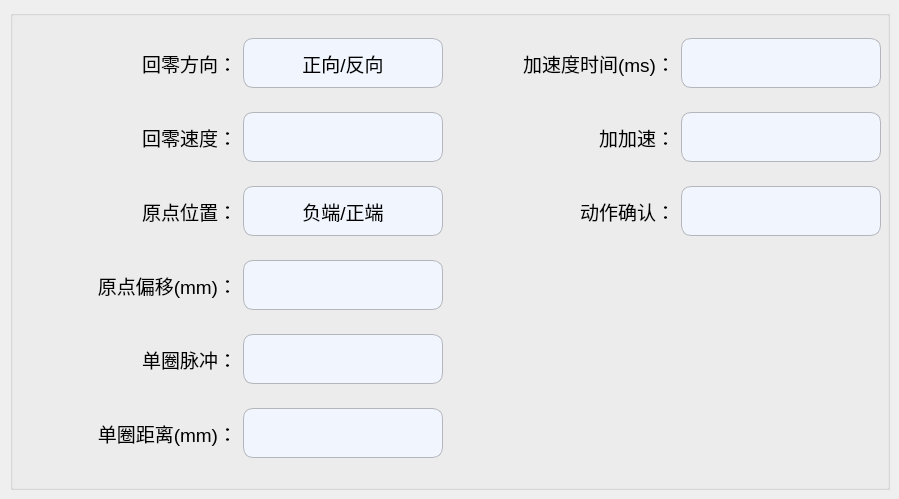
     <widget class="QWidget" name="page_6">
      <widget class="QGroupBox" name="groupBox_2">
       <property name="geometry">
        <rect>
         <x>10</x>
         <y>10</y>
         <width>880</width>
         <height>480</height>
        </rect>
       </property>
       <property name="minimumSize">
        <size>
         <width>880</width>
         <height>480</height>
        </size>
       </property>
       <property name="maximumSize">
        <size>
         <width>880</width>
         <height>480</height>
        </size>
       </property>
       <property name="styleSheet">
        <string notr="true"/>
       </property>
       <property name="title">
        <string/>
       </property>
       <widget class="QWidget" name="layoutWidget">
        <property name="geometry">
         <rect>
          <x>0</x>
          <y>10</y>
          <width>871</width>
          <height>461</height>
         </rect>
        </property>
        <layout class="QGridLayout" name="gridLayout_2">
         <item row="0" column="0">
          <widget class="QLabel" name="label_53">
           <property name="font">
            <font>
             <pointsize>14</pointsize>
            </font>
           </property>
           <property name="text">
            <string>回零方向：</string>
           </property>
           <property name="alignment">
            <set>Qt::AlignRight|Qt::AlignTrailing|Qt::AlignVCenter</set>
           </property>
          </widget>
         </item>
         <item row="0" column="2">
          <widget class="QLabel" name="label_63">
           <property name="font">
            <font>
             <pointsize>14</pointsize>
            </font>
           </property>
           <property name="text">
            <string>加速度时间(ms)：</string>
           </property>
           <property name="alignment">
            <set>Qt::AlignRight|Qt::AlignTrailing|Qt::AlignVCenter</set>
           </property>
          </widget>
         </item>
         <item row="0" column="3">
          <widget class="QLineEdit" name="Edit_speedUpTime">
           <property name="minimumSize">
            <size>
             <width>200</width>
             <height>50</height>
            </size>
           </property>
           <property name="maximumSize">
            <size>
             <width>200</width>
             <height>50</height>
            </size>
           </property>
           <property name="styleSheet">
            <string notr="true">QLineEdit
{
    background-color:#F1F5FE;
    border-style:solid; /*边框风格*/
    border-width:1px;/*边框宽度*/
    border-color:#B4B6BC; /*边框颜色*/
    border-radius:10px; /*边框倒角*/
}</string>
           </property>
          </widget>
         </item>
         <item row="1" column="0">
          <widget class="QLabel" name="label_54">
           <property name="font">
            <font>
             <pointsize>14</pointsize>
            </font>
           </property>
           <property name="text">
            <string>回零速度：</string>
           </property>
           <property name="alignment">
            <set>Qt::AlignRight|Qt::AlignTrailing|Qt::AlignVCenter</set>
           </property>
          </widget>
         </item>
         <item row="1" column="1">
          <widget class="QLineEdit" name="Edit_back0Speed">
           <property name="minimumSize">
            <size>
             <width>200</width>
             <height>50</height>
            </size>
           </property>
           <property name="maximumSize">
            <size>
             <width>200</width>
             <height>50</height>
            </size>
           </property>
           <property name="styleSheet">
            <string notr="true">QLineEdit
{
    background-color:#F1F5FE;
    border-style:solid; /*边框风格*/
    border-width:1px;/*边框宽度*/
    border-color:#B4B6BC; /*边框颜色*/
    border-radius:10px; /*边框倒角*/
}</string>
           </property>
          </widget>
         </item>
         <item row="1" column="2">
          <widget class="QLabel" name="label_60">
           <property name="font">
            <font>
             <pointsize>14</pointsize>
            </font>
           </property>
           <property name="text">
            <string>加加速：</string>
           </property>
           <property name="alignment">
            <set>Qt::AlignRight|Qt::AlignTrailing|Qt::AlignVCenter</set>
           </property>
          </widget>
         </item>
         <item row="1" column="3">
          <widget class="QLineEdit" name="Edit_speedUp">
           <property name="minimumSize">
            <size>
             <width>200</width>
             <height>50</height>
            </size>
           </property>
           <property name="maximumSize">
            <size>
             <width>200</width>
             <height>50</height>
            </size>
           </property>
           <property name="styleSheet">
            <string notr="true">QLineEdit
{
    background-color:#F1F5FE;
    border-style:solid; /*边框风格*/
    border-width:1px;/*边框宽度*/
    border-color:#B4B6BC; /*边框颜色*/
    border-radius:10px; /*边框倒角*/
}</string>
           </property>
          </widget>
         </item>
         <item row="2" column="0">
          <widget class="QLabel" name="label_56">
           <property name="font">
            <font>
             <pointsize>14</pointsize>
            </font>
           </property>
           <property name="text">
            <string>原点位置：</string>
           </property>
           <property name="alignment">
            <set>Qt::AlignRight|Qt::AlignTrailing|Qt::AlignVCenter</set>
           </property>
          </widget>
         </item>
         <item row="2" column="2">
          <widget class="QLabel" name="label_66">
           <property name="font">
            <font>
             <pointsize>14</pointsize>
            </font>
           </property>
           <property name="text">
            <string>动作确认：</string>
           </property>
           <property name="alignment">
            <set>Qt::AlignRight|Qt::AlignTrailing|Qt::AlignVCenter</set>
           </property>
          </widget>
         </item>
         <item row="2" column="3">
          <widget class="QLineEdit" name="Edit_actionConfirm">
           <property name="minimumSize">
            <size>
             <width>200</width>
             <height>50</height>
            </size>
           </property>
           <property name="maximumSize">
            <size>
             <width>200</width>
             <height>50</height>
            </size>
           </property>
           <property name="styleSheet">
            <string notr="true">QLineEdit
{
    background-color:#F1F5FE;
    border-style:solid; /*边框风格*/
    border-width:1px;/*边框宽度*/
    border-color:#B4B6BC; /*边框颜色*/
    border-radius:10px; /*边框倒角*/
}</string>
           </property>
          </widget>
         </item>
         <item row="3" column="0">
          <widget class="QLabel" name="label_55">
           <property name="font">
            <font>
             <pointsize>14</pointsize>
            </font>
           </property>
           <property name="text">
            <string>原点偏移(mm)：</string>
           </property>
           <property name="alignment">
            <set>Qt::AlignRight|Qt::AlignTrailing|Qt::AlignVCenter</set>
           </property>
          </widget>
         </item>
         <item row="3" column="1">
          <widget class="QLineEdit" name="Edit_originOffest">
           <property name="minimumSize">
            <size>
             <width>200</width>
             <height>50</height>
            </size>
           </property>
           <property name="maximumSize">
            <size>
             <width>200</width>
             <height>50</height>
            </size>
           </property>
           <property name="styleSheet">
            <string notr="true">QLineEdit
{
    background-color:#F1F5FE;
    border-style:solid; /*边框风格*/
    border-width:1px;/*边框宽度*/
    border-color:#B4B6BC; /*边框颜色*/
    border-radius:10px; /*边框倒角*/
}</string>
           </property>
          </widget>
         </item>
         <item row="4" column="0">
          <widget class="QLabel" name="label_58">
           <property name="font">
            <font>
             <pointsize>14</pointsize>
            </font>
           </property>
           <property name="text">
            <string>单圈脉冲：</string>
           </property>
           <property name="alignment">
            <set>Qt::AlignRight|Qt::AlignTrailing|Qt::AlignVCenter</set>
           </property>
          </widget>
         </item>
         <item row="4" column="1">
          <widget class="QLineEdit" name="Edit_loopPulse">
           <property name="minimumSize">
            <size>
             <width>200</width>
             <height>50</height>
            </size>
           </property>
           <property name="maximumSize">
            <size>
             <width>200</width>
             <height>50</height>
            </size>
           </property>
           <property name="styleSheet">
            <string notr="true">QLineEdit
{
    background-color:#F1F5FE;
    border-style:solid; /*边框风格*/
    border-width:1px;/*边框宽度*/
    border-color:#B4B6BC; /*边框颜色*/
    border-radius:10px; /*边框倒角*/
}</string>
           </property>
          </widget>
         </item>
         <item row="5" column="0">
          <widget class="QLabel" name="label_57">
           <property name="font">
            <font>
             <pointsize>14</pointsize>
            </font>
           </property>
           <property name="text">
            <string>单圈距离(mm)：</string>
           </property>
           <property name="alignment">
            <set>Qt::AlignRight|Qt::AlignTrailing|Qt::AlignVCenter</set>
           </property>
          </widget>
         </item>
         <item row="5" column="1">
          <widget class="QLineEdit" name="Edit_lapDistance">
           <property name="minimumSize">
            <size>
             <width>200</width>
             <height>50</height>
            </size>
           </property>
           <property name="maximumSize">
            <size>
             <width>200</width>
             <height>50</height>
            </size>
           </property>
           <property name="styleSheet">
            <string notr="true">QLineEdit
{
    background-color:#F1F5FE;
    border-style:solid; /*边框风格*/
    border-width:1px;/*边框宽度*/
    border-color:#B4B6BC; /*边框颜色*/
    border-radius:10px; /*边框倒角*/
}</string>
           </property>
          </widget>
         </item>
         <item row="0" column="1">
          <widget class="QPushButton" name="Btn_back0Diret">
           <property name="minimumSize">
            <size>
             <width>200</width>
             <height>50</height>
            </size>
           </property>
           <property name="maximumSize">
            <size>
             <width>200</width>
             <height>50</height>
            </size>
           </property>
           <property name="font">
            <font>
             <pointsize>14</pointsize>
            </font>
           </property>
           <property name="styleSheet">
            <string notr="true">QPushButton
{
    background-color:#F1F5FE;
    border-style:solid; /*边框风格*/
    border-width:1px;/*边框宽度*/
    border-color:#B4B6BC; /*边框颜色*/
    border-radius:10px; /*边框倒角*/
}
QPushButton:pressed
{
    border-style:outset; /*边框风格*/
    background-color:qlineargradient(x1: 0, y1: 0, x2: 0, y2: 1, stop:0 #00befa, stop: 1 #0160ea);/*背景色*/
    border-width:1px;/*边框宽度*/
    border-color:#0055ff; /*边框颜色*/
    border-radius:10px; /*边框倒角*/
}</string>
           </property>
           <property name="text">
            <string>正向/反向</string>
           </property>
           <property name="iconSize">
            <size>
             <width>50</width>
             <height>50</height>
            </size>
           </property>
          </widget>
         </item>
         <item row="2" column="1">
          <widget class="QPushButton" name="Btn_originPos">
           <property name="minimumSize">
            <size>
             <width>200</width>
             <height>50</height>
            </size>
           </property>
           <property name="maximumSize">
            <size>
             <width>200</width>
             <height>50</height>
            </size>
           </property>
           <property name="font">
            <font>
             <pointsize>14</pointsize>
            </font>
           </property>
           <property name="styleSheet">
            <string notr="true">QPushButton
{
    background-color:#F1F5FE;
    border-style:solid; /*边框风格*/
    border-width:1px;/*边框宽度*/
    border-color:#B4B6BC; /*边框颜色*/
    border-radius:10px; /*边框倒角*/
}
QPushButton:pressed
{
    border-style:outset; /*边框风格*/
    background-color:qlineargradient(x1: 0, y1: 0, x2: 0, y2: 1, stop:0 #00befa, stop: 1 #0160ea);/*背景色*/
    border-width:1px;/*边框宽度*/
    border-color:#0055ff; /*边框颜色*/
    border-radius:10px; /*边框倒角*/
}</string>
           </property>
           <property name="text">
            <string>负端/正端</string>
           </property>
           <property name="iconSize">
            <size>
             <width>50</width>
             <height>50</height>
            </size>
           </property>
          </widget>
         </item>
        </layout>
       </widget>
      </widget>
     </widget>
